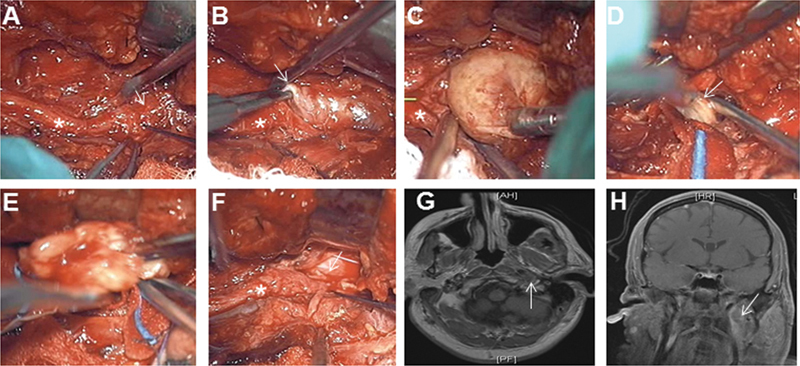
#> input picture images/medical-image.jpg, 800 x 366 px
$ jupyter execute lab_activity_5.ipynb
#> lines starting #> are read from the running program, lines starting #| are printed output that depends on the picture; after the words box and inside, x2 and y2 are one past the last pixel; in counts of white or black regions, pixels touching at a corner belong together
## Computer Vision & Image Processing: **Lab Activity 5**

*Submitted by:*

**Christian Elijah Darvin**

BCS32

College of Information and Computer Studies - De La Salle University Dasmariñas

[cell 1]
import cv2 as cv
import matplotlib.pyplot as plt

img = cv.imread("./images/medical-image.jpg")
#> img is the input picture: shape (366, 800, 3); mean B, G, R 87.5, 94.7, 138.9
img_rgb = cv.cvtColor(img, cv.COLOR_BGR2RGB)

plt.imshow(img_rgb)
plt.title("Loaded Image")
plt.axis("off")
plt.show()

### Part 2: Basic Image Processing

[cell 2]
# This code converts an image to grayscale, resizes it to 300x300 pixels, saves both the grayscale and resized images, and then displays them side by side using Matplotlib.

gray_img = cv.cvtColor(img, cv.COLOR_BGR2GRAY)
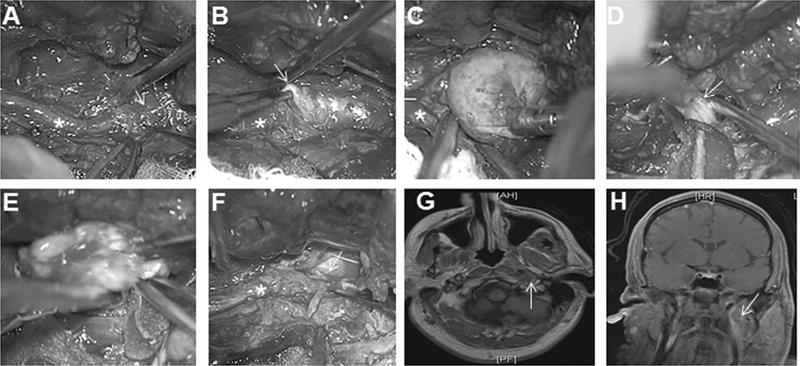
#> gray_img: shape (366, 800); min 0, max 255, mean 107.1
resized_img = cv.resize(gray_img, (300, 300))
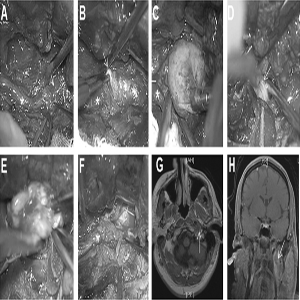
#> resized_img: shape (300, 300); min 1, max 255, mean 106.9

cv.imwrite("gray_image.jpg", gray_img)
cv.imwrite("resized_image.jpg", resized_img)

fig, axes = plt.subplots(1, 2, figsize=(10, 5))
axes[0].imshow(gray_img, cmap="gray")
axes[0].set_title("Grayscale Image")
axes[0].axis("off")

axes[1].imshow(resized_img, cmap="gray")
axes[1].set_title("Resized Image (300 x 300)")
axes[1].axis("off")
plt.show()

[cell 3]
if img is None:
    print("Error: Image not found!")
else:
    gray = cv.cvtColor(img, cv.COLOR_BGR2GRAY)
    blurred = cv.GaussianBlur(gray, (5, 5), 0)

    plt.Figure(figsize=(6, 6))
    plt.imshow(blurred, cmap="gray")
    plt.title("Blurred Grayscale Image")
    plt.axis("off")
    plt.show()

### Part 3: Edge Detection using the Canny Method

[cell 4]
# Global Thresholding
ret, thresh_global = cv.threshold(blurred, 127, 255, cv.THRESH_BINARY)
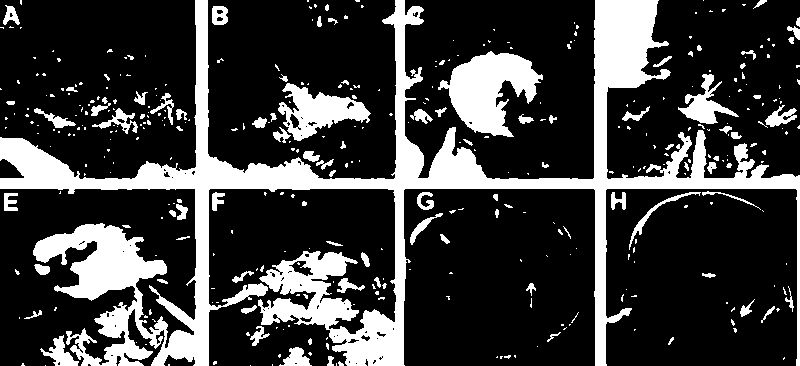
#> thresh_global: shape (366, 800); 23.6% white; 384 white regions (293 under 20 px), largest, box (x1, y1, x2, y2) and area: (0, 0, 800, 366) 51061, (438, 51, 543, 137) 4850, (278, 83, 371, 141) 2527

# Adaptive Thresholding (Mean Adaptive)
thresh_adaptive = cv.adaptiveThreshold(
    blurred, 255, cv.ADAPTIVE_THRESH_MEAN_C, cv.THRESH_BINARY, 11, 2
)
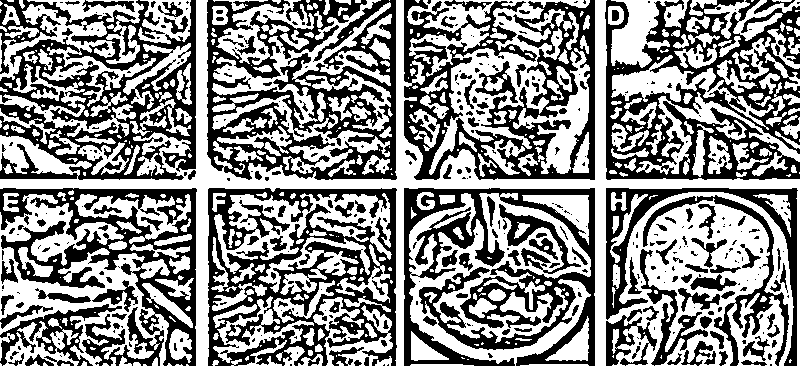
#> thresh_adaptive: shape (366, 800); 54.5% white; 422 black regions (267 under 20 px), largest, box (x1, y1, x2, y2) and area: (207, 0, 397, 180) 16681, (0, 0, 196, 180) 16510, (605, 0, 800, 180) 16363

# Display segmentation results
fig, axes = plt.subplots(1, 2, figsize=(12, 6))

axes[0].imshow(thresh_global, cmap="gray")
axes[0].set_title("Global Thresholding")
axes[0].axis("off")

axes[1].imshow(thresh_adaptive, cmap="gray")
axes[1].set_title("Adaptive Thresholding")
axes[1].axis("off")
plt.show()

### Part 4: Edge Detection using the Canny Method

[cell 5]
edges = cv.Canny(blurred, 50, 150)
#> edges: shape (366, 800); 11% white in thin lines or dots

plt.figure(figsize=(6, 6))
plt.imshow(edges, cmap="gray")
plt.title("Canny Edge Detection")
plt.axis("off")
plt.show()

[cell 6]
edges = cv.Laplacian(blurred, 50, 150)

plt.figure(figsize=(6, 6))
plt.imshow(edges, cmap="gray")
plt.title("Laplacian Edge Detection")
plt.axis("off")
plt.show()

[cell 7]
sobel_x = cv.Sobel(blurred, cv.CV_64F, 1, 0, ksize=3)  # Sobel X
sobel_y = cv.Sobel(blurred, cv.CV_64F, 0, 1, ksize=3)  # Sobel Y
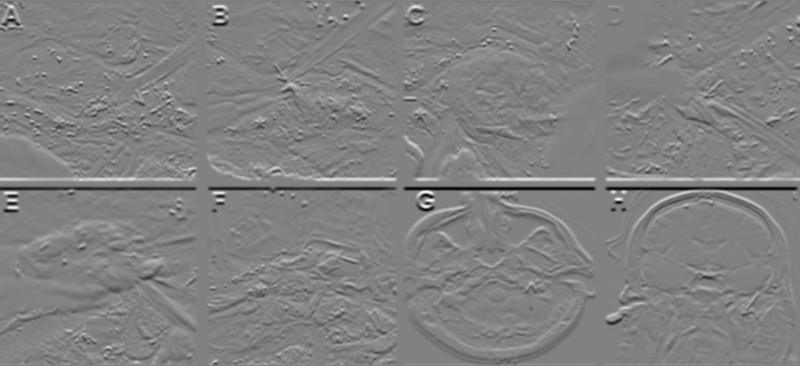
#> sobel_y: shape (366, 800) float64; min -604, max 585, mean 0.1; drawn with min black and max white
sobel_combined = cv.magnitude(sobel_x, sobel_y)  # Combine both directions

# Display the result
plt.figure(figsize=(6, 6))
plt.imshow(sobel_combined, cmap="gray")
plt.title("Sobel Edge Detection")
plt.axis("off")
plt.show()

### Part 5: Combining Segmentation and Edge Detection

[cell 8]
thresh_color = cv.cvtColor(thresh_global, cv.COLOR_GRAY2BGR)

overlay = thresh_color.copy()
overlay[edges != 0] = [255, 0, 0]
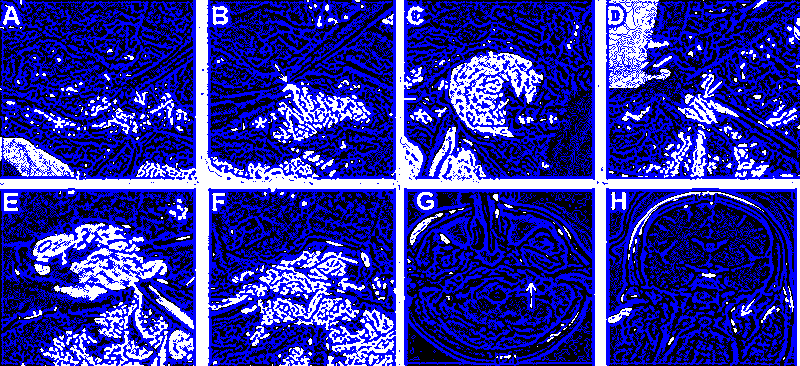
#> overlay: shape (366, 800, 3); mean B, G, R 161.7, 45.1, 45.1

plt.figure(figsize=(6, 6))
plt.imshow(cv.cvtColor(overlay, cv.COLOR_BGR2RGB))
plt.title("Overlay of Edges on Segmented Image")
plt.axis()
plt.show()

[cell 9]
if img is None:
    print("Error: Image not found!")
else:
    gray = cv.cvtColor(img, cv.COLOR_BGR2GRAY)

    # Define different Gaussian blur kernel sizes
    kernel_sizes = [(3, 3), (5, 5), (7, 7)]

    # Define different threshold values
    threshold_values = [100, 127, 150]

    fig, axes = plt.subplots(len(kernel_sizes), len(threshold_values), figsize=(12, 9))

    for i, ksize in enumerate(kernel_sizes):
        blurred = cv.GaussianBlur(gray, ksize, 0)

        for j, thresh in enumerate(threshold_values):
            _, binary_thresh = cv.threshold(blurred, thresh, 255, cv.THRESH_BINARY)
            axes[i, j].imshow(binary_thresh, cmap="gray")
            axes[i, j].set_title(f"Kernel: {ksize}, Thresh: {thresh}")
            axes[i, j].axis("off")

    plt.tight_layout()
    plt.show()

[cell 10]
nature_img = cv.imread("./images/nature.jpg")
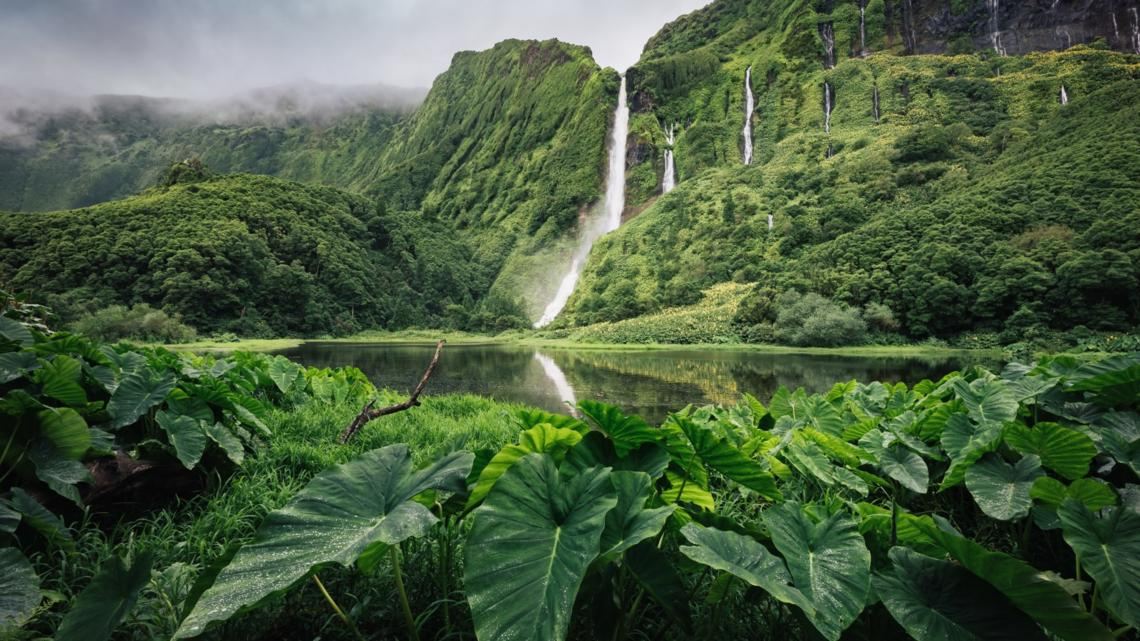
#> input picture images/nature.jpg, 1140 x 641 px
#> nature_img is the input picture: shape (641, 1140, 3); mean B, G, R 64.2, 94, 74

if nature_img is None:
    print("Error: Image not found!")
else:
    gray = cv.cvtColor(nature_img, cv.COLOR_BGR2GRAY)
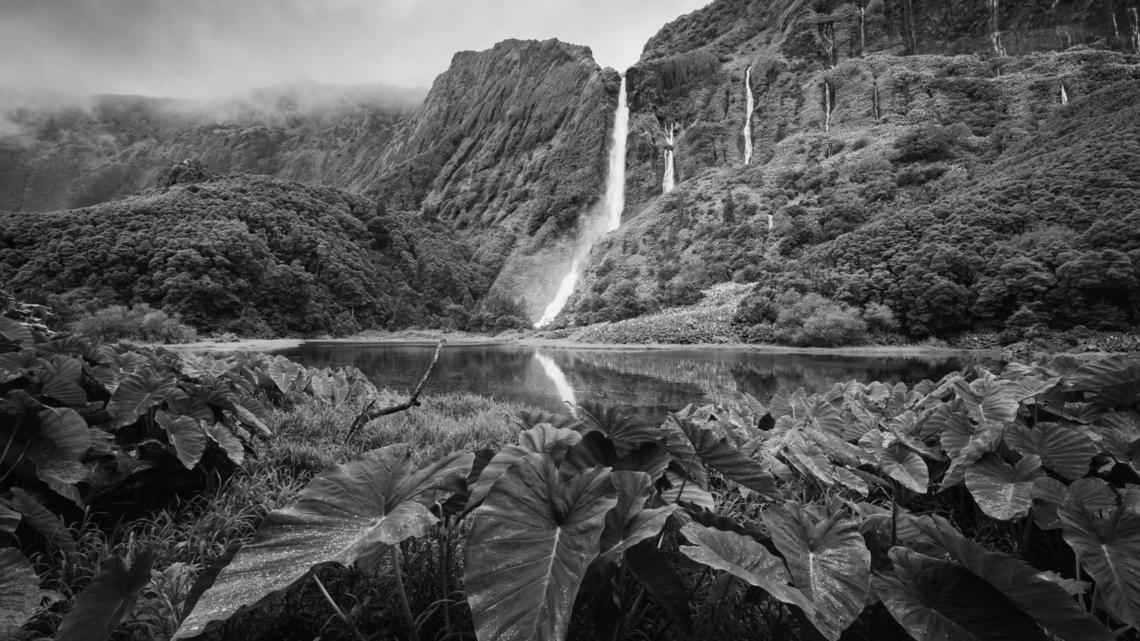
#> gray: shape (641, 1140); min 0, max 253, mean 84.6
    blurred = cv.GaussianBlur(gray, (5, 5), 0)
#> blurred: shape (641, 1140)

    plt.Figure(figsize=(6, 6))
    plt.imshow(blurred, cmap="gray")
    plt.title("Blurred Grayscale Image")
    plt.axis("off")
    plt.show()

[cell 11]
edges = cv.Canny(blurred, 50, 150)
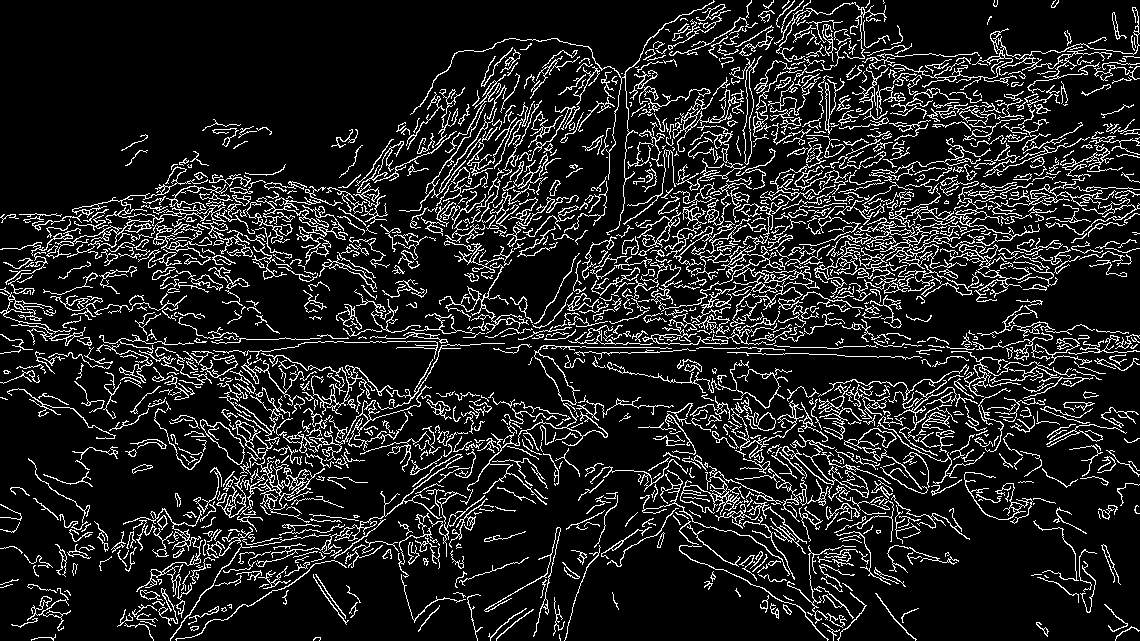
#> edges: shape (641, 1140); 13% white in thin lines or dots

plt.figure(figsize=(6, 6))
plt.imshow(edges, cmap="gray")
plt.title("Canny Edge Detection")
plt.axis("off")
plt.show()

[cell 12]
nature_img = cv.imread("./images/nature.jpg")
if nature_img is None:
    print("Error: Image not found!")
else:
    gray = cv.cvtColor(nature_img, cv.COLOR_BGR2GRAY)

    # Define different Gaussian blur kernel sizes
    kernel_sizes = [(3, 3), (5, 5), (7, 7)]

    # Define different threshold values
    threshold_values = [100, 127, 150]

    fig, axes = plt.subplots(len(kernel_sizes), len(threshold_values), figsize=(12, 9))

    for i, ksize in enumerate(kernel_sizes):
        blurred = cv.GaussianBlur(gray, ksize, 0)

        for j, thresh in enumerate(threshold_values):
            _, binary_thresh = cv.threshold(blurred, thresh, 255, cv.THRESH_BINARY)
            axes[i, j].imshow(binary_thresh, cmap="gray")
            axes[i, j].set_title(f"Kernel: {ksize}, Thresh: {thresh}")
            axes[i, j].axis("off")

    plt.tight_layout()
    plt.show()
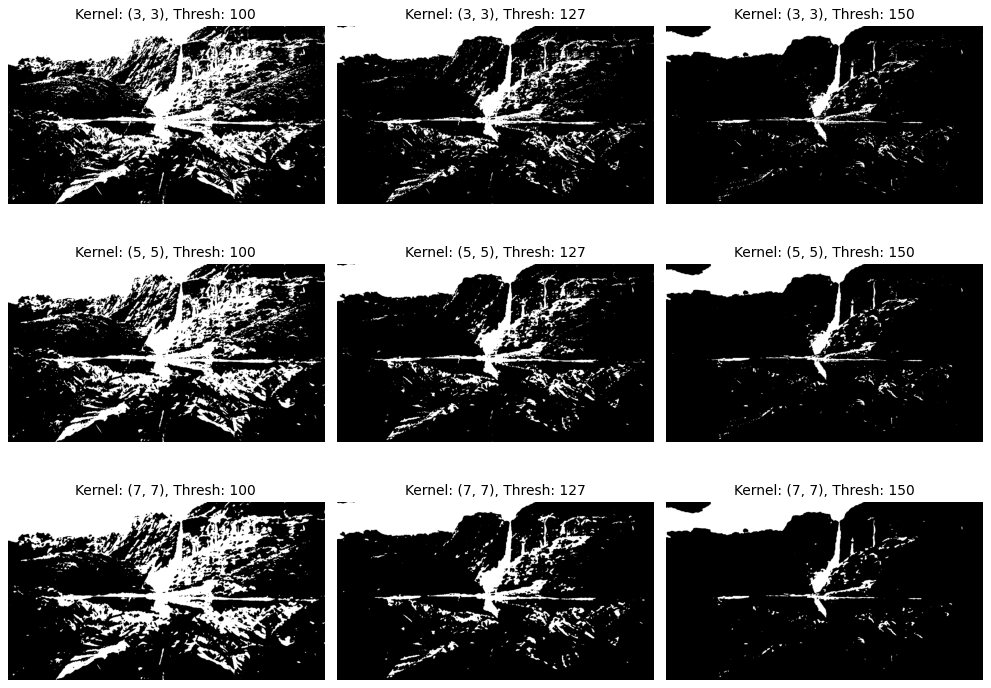
#> figure drawn by matplotlib, 9 panels
